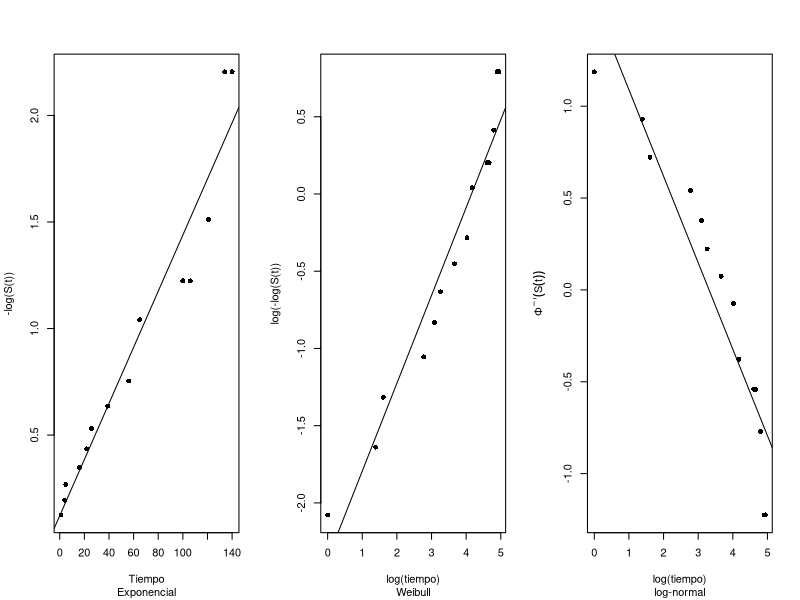
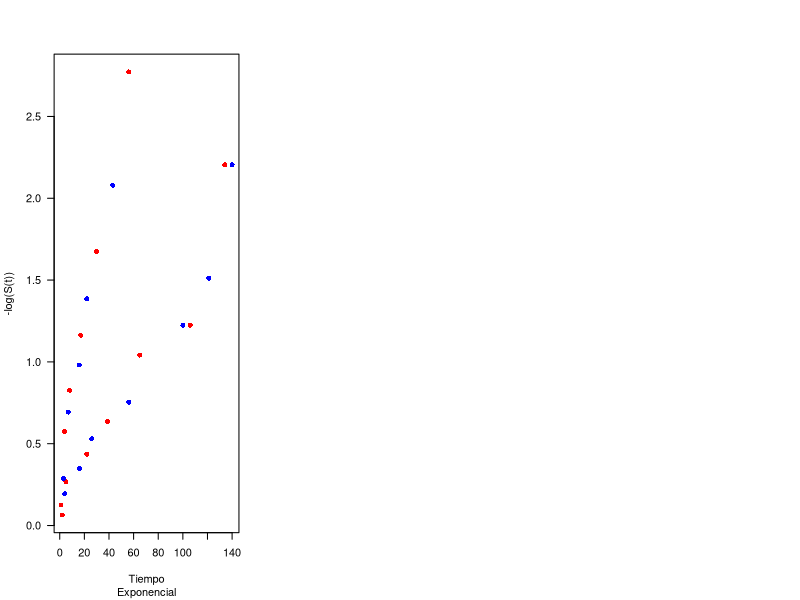

The R source for these figures, in order:
## ---- chunk 1
 # Estimacion de la sobrevida va Kaplan-Meier (EKM)
 t<-c(65,100,134,16,121,4,39,56,26,22,1,1,5,65,140,106,121)
 cen<-c(rep(1,14),rep(0,3))
 cgb<-c(2.3,0.75,4.3,2.6,6.0,10.5,10.0,17.0,5.4,7.0,9.4,32.0,35.0,100.0,100.0,52.0,100.0)
 datos<-cbind(t,cen,cgb)
 require(survival)
 datos<-as.data.frame(datos)
 i<-order(datos$t)
 datos<-datos[i,]
 ekm<-survfit(Surv(datos$t,datos$cen)~1)
 st<-ekm$surv
 tekm<-ekm$time
 inv_Phi<-qnorm(st) ### to build the lognormal
 # Graficas de probabilidad
 par(mfrow=c(1,3))
 plot(tekm, -log(st),pch=16,xlab="Tiempo",sub="Exponencial", ylab="-log(S(t))")
 abline(lm(-log(st)~tekm))
 plot(log(tekm),log(-log(st)),pch=16,xlab="log(tiempo)",sub="Weibull",ylab="log(-log(S(t))")
 abline(lm(log(-log(st))~log(tekm)))
 plot(log(tekm),inv_Phi,pch=16,xlab="log(tiempo)",sub="log-normal",ylab=expression(Phi^-1 * (S(t))))
 abline(lm(inv_Phi~log(tekm)))
## ---- chunk 2
reg_exp<-survreg(Surv(datos$t, datos$cen)~datos$cgb, dist='exponential')

reg_weibull<-survreg(Surv(datos$t, datos$cen)~datos$cgb, dist='weibull')

alpha<-1/reg_weibull$scale


reg_lognormal<-survreg(Surv(datos$t, datos$cen)~datos$cgb,dist='lognormal')

## ---- chunk 3

t<-c(65,100,134,16,121,4,39,56,26,22,1,1,5,65,140,106,121,56,65,17,7,16,22,3,4,2,3,8,4,3,30,4,43)
cen<-c(rep(1,14),rep(0,3),rep(1,16))
cgb<-c(2.3,0.75,4.3,2.6,6.0,10.5,10.0,17.0,5.4,7.0,9.4,32.0,35.0,100.0,100.0,52.0,100.0,4.4,3.0,4.0,1.5,9.0,5.3,10.0,19.0,27.0,28.0,31.0,26.0,21.0,79.0,100.0,100.0)
AG<-c(rep(0,17),rep(1,16))

## ---- chunk 4

km.model <- survfit(Surv(t,cen) ~ AG)
st<-km.model$surv
tekm<-km.model$time
plot(tekm, -log(st),pch=16,xlab="Tiempo",sub="Exponencial", ylab="-log(S(t))", col=c("red", "blue"), lwd = 2, las=1)

## ---- chunk 5

t<-c(65,100,134,16,121,4,39,56,26,22,1,1,5,65,140,106,121)
t2<-c(56,65,17,7,16,22,3,4,2,3,8,4,3,30,4,43)

cen1<-c(rep(1,14),rep(0,3))
cen2 <- rep(1,16)
AG0<-rep(0,17)
AG1 <- rep(1,16)

cgb1 <- c(2.3,4.3,2.6,6.0,10.0,17.0,5.4,9.4,32.0,
35.0,100.0,100.0,52.0,100.0,0.75,10.5,7.0)

cgb2 <- c(4.4,3.0,4.0,1.5,9.0,5.3,10.0,19.0,27.0,28.0,31.0,26.0,21.0,79.0,100.0,100.0)

km.AG0<- survfit(Surv(t,cen1)~1)

st0<-km.AG0$surv
tekm0<-km.AG0$time

km.AG1 <- survfit(Surv(t2,cen2)~1)

st1<-km.AG1$surv
tekm1<-km.AG1$time


t <- c(t,t2)
cen <- c(cen1, cen2)
AG <- c(AG0, AG1)



cgb <- c(cgb1,cgb2)

## ---- chunk 6

m<-(cbind(t,cen,AG,cgb))

## ---- chunk 7
reg_weibull<-survreg(Surv(datos$t, datos$cen)~datos$cgb,dist='weibull')
reg_weibull
alpha<-1/reg_weibull$scale
alpha
reg_weibull$loglik
## ---- chunk 8

reg_exp<-survreg(Surv(datos$t, datos$cen)~datos$cgb,
dist='exponential')
reg_exp$loglik

print("--------------------------------------------------------")
reg_weibull<-survreg(Surv(datos$t, datos$cen)~datos$cgb,
dist='weibull')
reg_weibull$loglik
alpha<-1/reg_weibull$scale
alpha

print("--------------------------------------------------------")
reg_lognormal<-survreg(Surv(datos$t, datos$cen)~datos$cgb,
dist='lognormal')
reg_lognormal$loglik

## ---- chunk 9
reg_exp1<-survreg(Surv(t, cen)~1, dist='exponential')
reg_exp1
reg_exp1$loglik

print("--------------------------------------------------------")
reg_exp2<-survreg(Surv(t, cen)~cgb, dist='exponential')
reg_exp2
reg_exp2$loglik
print("--------------------------------------------------------")
reg_exp3<-survreg(Surv(t, cen)~AG, dist='exponential')
reg_exp3
reg_exp3$loglik
print("--------------------------------------------------------")
reg_exp4<-survreg(Surv(t, cen)~cgb+AG, dist='exponential')
reg_exp4
reg_exp4$loglik
print("--------------------------------------------------------")
reg_exp5<-survreg(Surv(t, cen)~cgb+AG+cgb*AG, dist='exponential')
reg_exp5
reg_exp5$loglik
